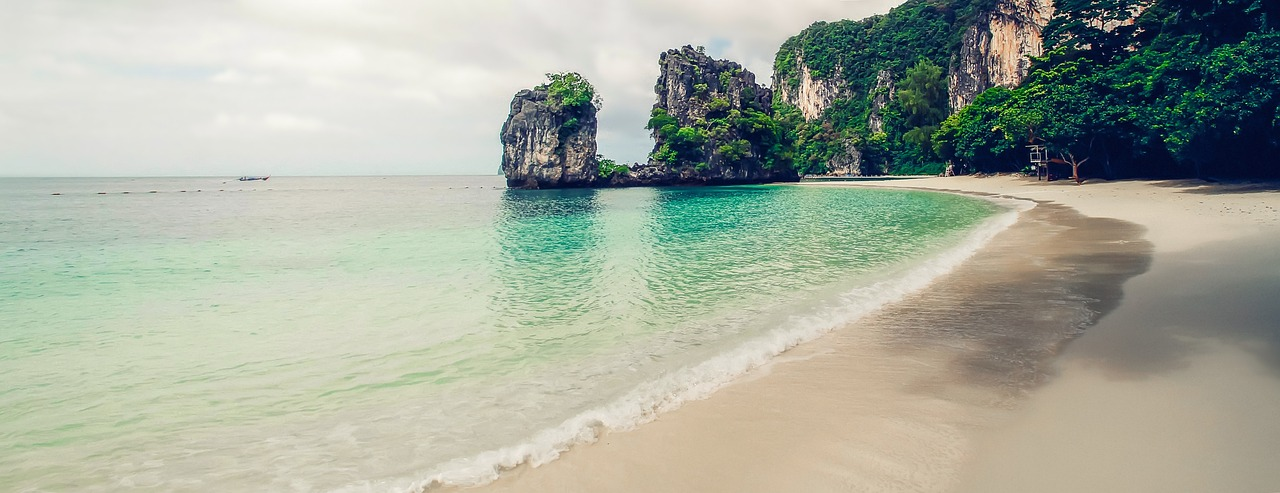
#> input picture questao-4/imgexemplo.jpg, 1280 x 493 px
$ python main.py
#> lines starting #> are read from the running program, lines starting #| are printed output that depends on the picture
import cv2
import numpy as np
from matplotlib import pyplot as plt

# Função para exibir histograma
def exibir_histograma(imagem, titulo):
    hist = cv2.calcHist([imagem], [0], None, [256], [0, 256])
    plt.figure()
    plt.title(titulo)
    plt.xlabel('Intensidade de pixel')
    plt.ylabel('Frequência')
    plt.plot(hist)
    plt.xlim([0, 256])
    plt.show()

# Carregar a imagem
imagem = cv2.imread('imgexemplo.jpg')
#> imagem is the input picture: shape (493, 1280, 3); mean B, G, R 157.6, 171.8, 165.7

# Verificar se a imagem foi carregada corretamente
if imagem is None:
    print("Erro ao carregar a imagem.")
    exit()

# Verificar se a imagem possui dimensões válidas
altura, largura, _ = imagem.shape
#> altura = 493; largura = 1280
if altura == 0 or largura == 0:
    print("A imagem possui dimensões inválidas.")
    exit()

# Exibir a imagem original
cv2.imshow('Imagem Original', imagem)
cv2.waitKey(0)

# Converter a imagem para escala de cinza
imagem_cinza = cv2.cvtColor(imagem, cv2.COLOR_BGR2GRAY)
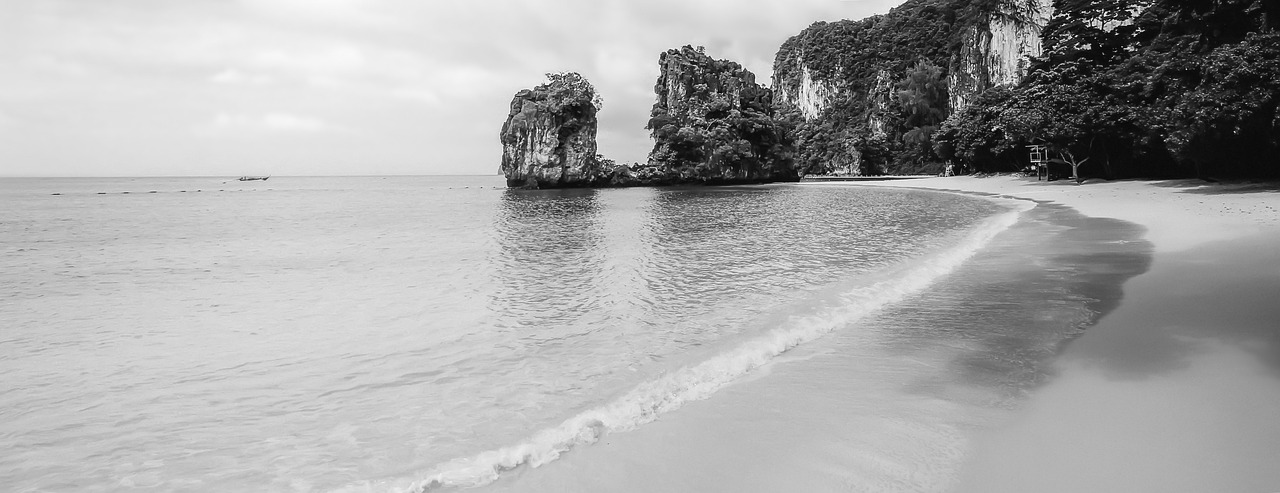
#> imagem_cinza: shape (493, 1280); min 0, max 255, mean 168.3

# Exibir o histograma em escala de cinza
exibir_histograma(imagem_cinza, 'Histograma em Escala de Cinza')
#> in exibir_histograma, `hist = cv2.calcHist([imagem], [0], None, [256], [0, 256])`: hist = 256 values, max 9551 at index 195, min 2 at index 0, mean 2465
#> in exibir_histograma, `plt.show()`:
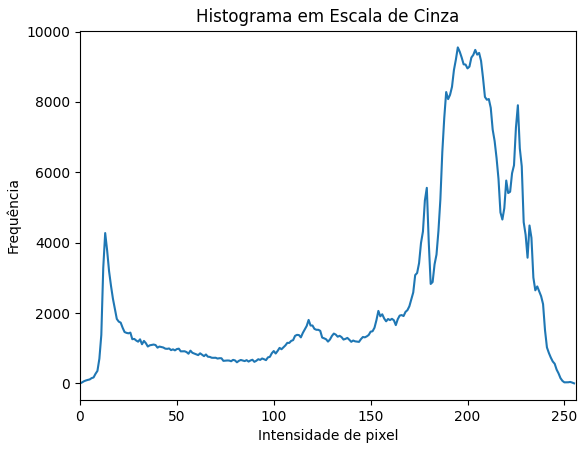
#> figure drawn by matplotlib, 1 panel; curve peaks at x = 195, y = 9551

# Exibir o histograma em RGB
cores = ('b', 'g', 'r')
plt.figure()
plt.title('Histograma em RGB')
plt.xlabel('Intensidade de pixel')
plt.ylabel('Frequência')
for i, cor in enumerate(cores):
    hist = cv2.calcHist([imagem], [i], None, [256], [0, 256])
    plt.plot(hist, color=cor)
    plt.xlim([0, 256])
plt.legend(cores)
plt.show()
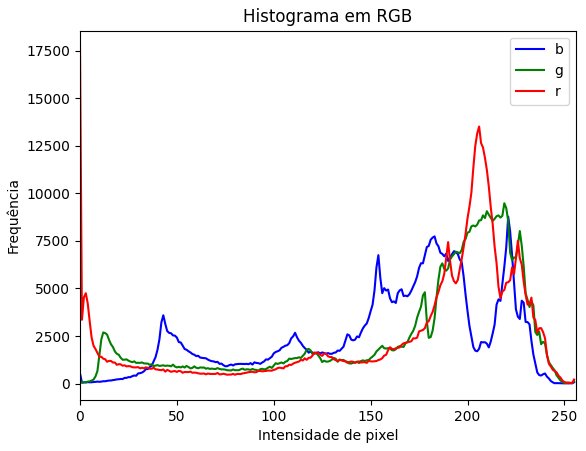
#> figure drawn by matplotlib, 1 panel; curve peaks at x = 221, y = 8772; curve peaks at x = 219, y = 9477; curve peaks at x = 0, y = 17668

# Aplicar alteração de brilho
brilho = 50  # Valor positivo para aumentar o brilho, negativo para diminuir
imagem_alterada = np.clip(imagem.astype(int) + brilho, 0, 255).astype(np.uint8)
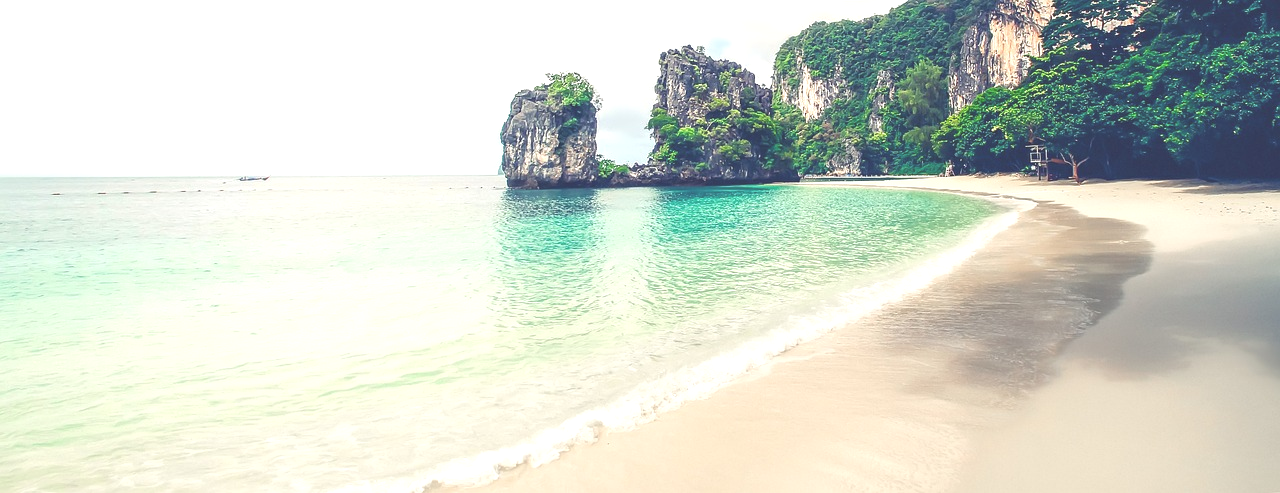
#> imagem_alterada: shape (493, 1280, 3); mean B, G, R 204.5, 216, 210.5

# Exibir a imagem alterada
cv2.imshow('Imagem Alterada', imagem_alterada)
cv2.waitKey(0)

# Converter a imagem alterada para escala de cinza
imagem_alterada_cinza = cv2.cvtColor(imagem_alterada, cv2.COLOR_BGR2GRAY)
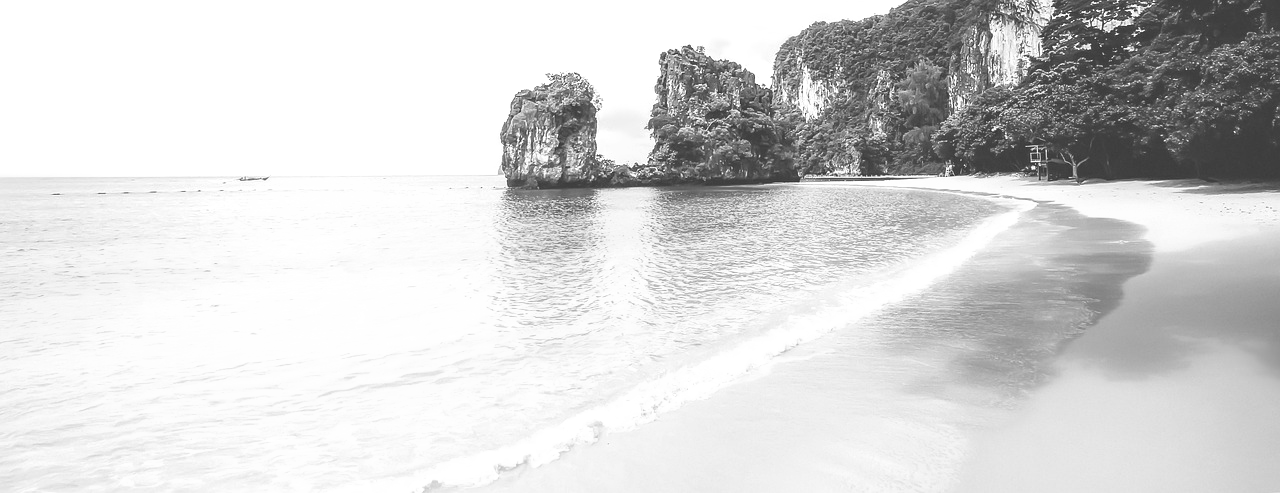
#> imagem_alterada_cinza: shape (493, 1280); min 50, max 255, mean 213

# Exibir o histograma em escala de cinza para a imagem alterada
exibir_histograma(imagem_alterada_cinza, 'Histograma em Escala de Cinza (Imagem Alterada)')
#> in exibir_histograma (call 2), `hist = cv2.calcHist([imagem], [0], None, [256], [0, 256])`: hist = 256 values, max 125242 at index 255, min 0 at index 0, mean 2465
#> in exibir_histograma (call 2), `plt.show()`:
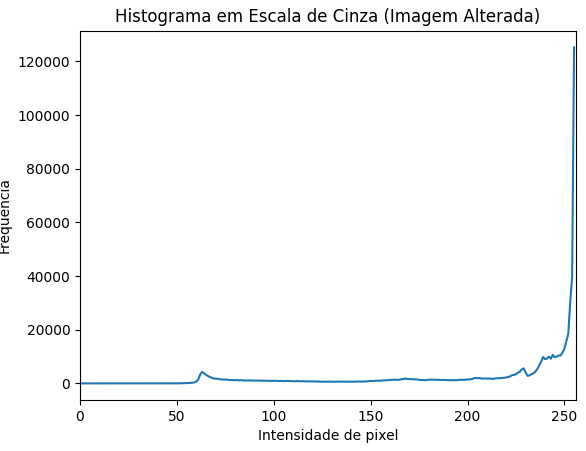
#> figure drawn by matplotlib, 1 panel; curve peaks at x = 255, y = 125242

# Exibir o histograma em RGB para a imagem alterada
plt.figure()
plt.title('Histograma em RGB (Imagem Alterada)')
plt.xlabel('Intensidade de pixel')
plt.ylabel('Frequência')
for i, cor in enumerate(cores):
    hist = cv2.calcHist([imagem_alterada], [i], None, [256], [0, 256])
    plt.plot(hist, color=cor)
    plt.xlim([0, 256])
plt.legend(cores)
plt.show()
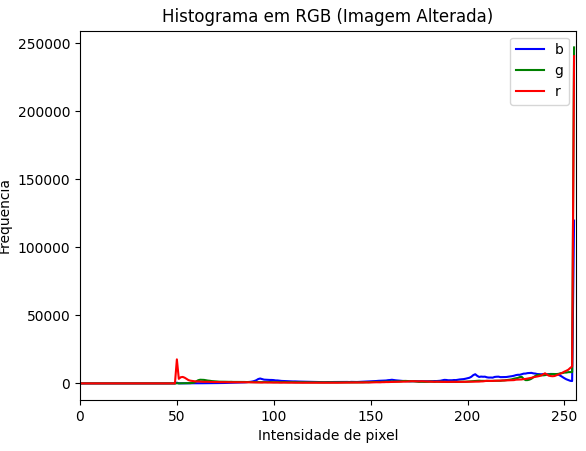
#> figure drawn by matplotlib, 1 panel; curve peaks at x = 255, y = 119674; curve peaks at x = 255, y = 246971; curve peaks at x = 255, y = 240515

# Fechar todas as janelas
cv2.destroyAllWindows()
